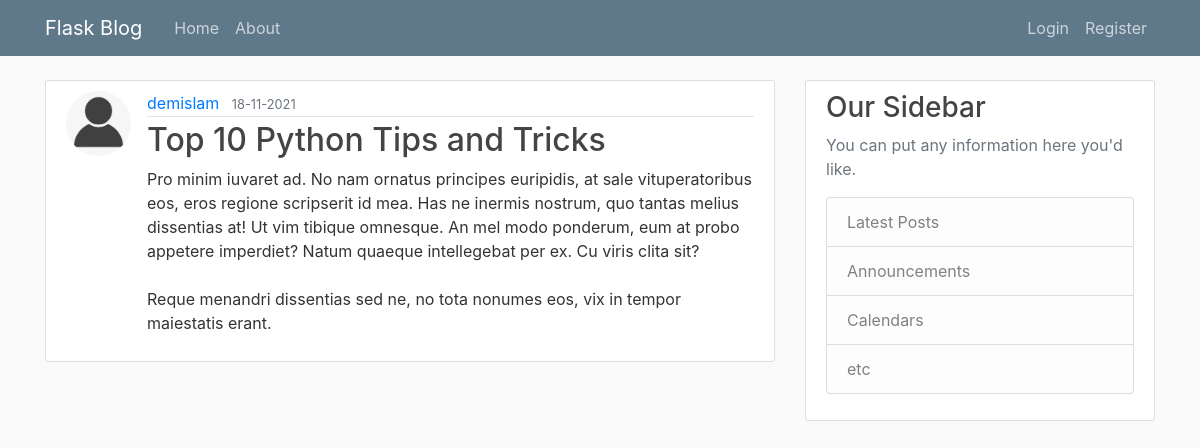
Screenshot of /post/26 with the database file from the repository.
### blog_webapp/models.py (models this page shows, shortened)
class User(db.Model, UserMixin):
    id = db.Column(db.Integer, primary_key=True)
    username = db.Column(db.String(20), unique=True, nullable=False)
    email = db.Column(db.String(120), unique=True, nullable=False)
    profile_image_file = db.Column(db.String(20), nullable=False,
                                   default='default_profile_image.png')
    password = db.Column(db.String(60), nullable=False)
    posts = db.relationship('Post', backref='author', lazy=True)

class Post(db.Model):
    id = db.Column(db.Integer, primary_key=True)
    title = db.Column(db.String(100), nullable=False)
    timestamp = db.Column(db.DateTime, nullable=False, default=datetime.utcnow)
    content = db.Column(db.Text, nullable=False)
    user_id = db.Column(db.Integer, db.ForeignKey('user.id'), nullable=False)

### blog_webapp/posts/routes.py (the view)
@posts.route("/post/<int:post_id>")
def get_post(post_id):
    post = Post.query.get_or_404(post_id)
    return render_template('post.html', title=post.title, post=post)

### blog_webapp/templates/post.html (shortened to what this page needs)
{% extends "layout.html" %}
{% block content %}
    <article class="media content-section">
        <img class="rounded-circle article-img" src=" {{url_for('static', filename='profile_pics/'+post.author.profile_image_file) }}" alt="">
        <div class="media-body">
            <div class="article-metadata">
                <a class="mr-2" href="#">{{ post.author.username }}</a>
                <small class="text-muted">{{ post.timestamp.strftime('%d-%m-%Y') }}</small>
            </div>
            <h2 class="article-title">{{ post.title }}</h2>
            <p class="article-content">{{ post.content }}</p>
        </div>
    </article>
{% endblock content %}

### blog_webapp/static/main.css (style rules this page uses)
body { background: #fafafa; color: #333333; margin-top: 5rem; }
h1, h2, h3, h4, h5, h6 { color: #444444; }
.content-section { background: #ffffff; padding: 10px 20px; border: 1px solid #dddddd; border-radius: 3px; margin-bottom: 20px; }
.article-title { color: #444444; }
.article-content { white-space: pre-line; }
.article-img { height: 65px; width: 65px; margin-right: 16px; }
.article-metadata { padding-bottom: 1px; margin-bottom: 4px; border-bottom: 1px solid #e3e3e3 }

### rows the page displays
User: profile_image_file (placeholder picture), author.username "demislam"
Post: timestamp "18-11-2021", title "Top 10 Python Tips and Tricks", content "Pro minim iuvaret ad. No nam ornatus principes euripidis, at sale vituperatoribus eos, eros regione scripserit id mea. Has ne inermis nostrum, quo tantas melius dissentias at! Ut vim tibique omnesque. An mel modo ponderum, eum at probo appetere imperdiet? Natum quaeque intellegebat per ex. Cu viris clita sit? Reque menandri dissentias sed ne, no tota nonumes eos, vix in tempor maiestatis erant."
